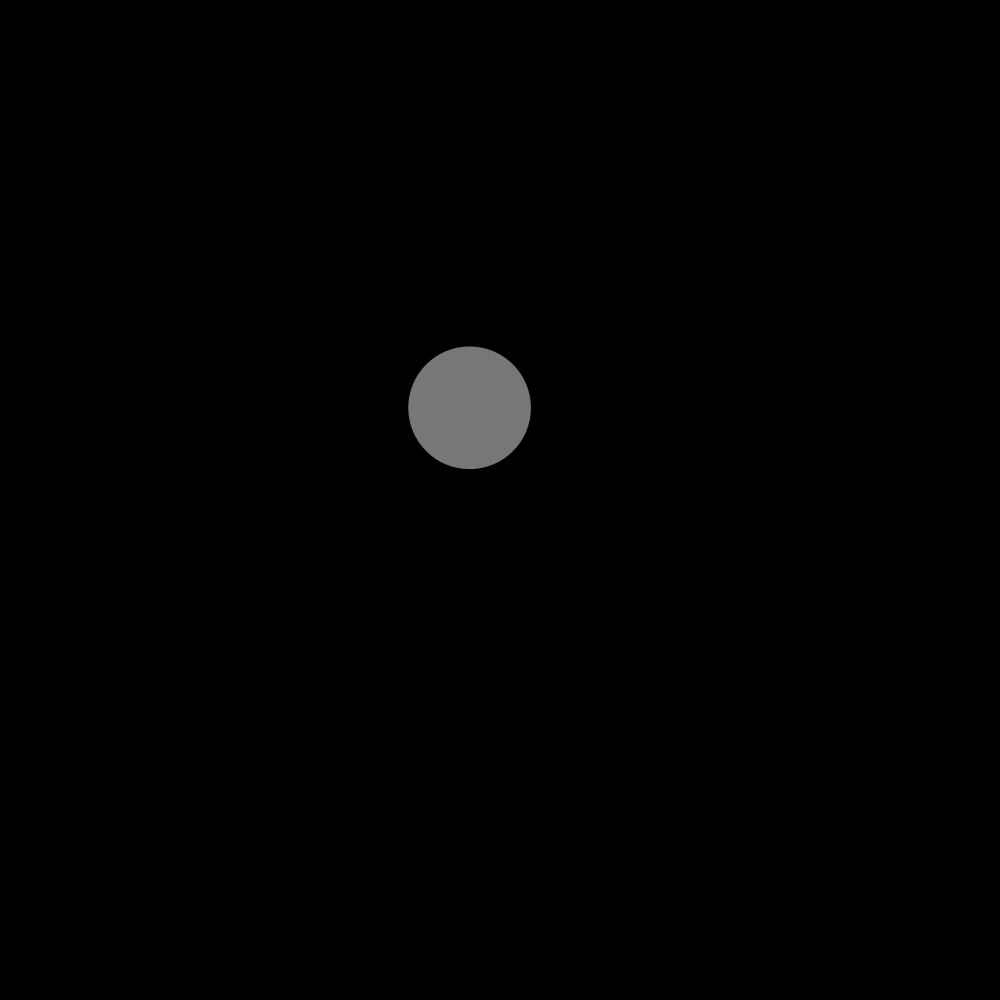
Frame 1 (no input)
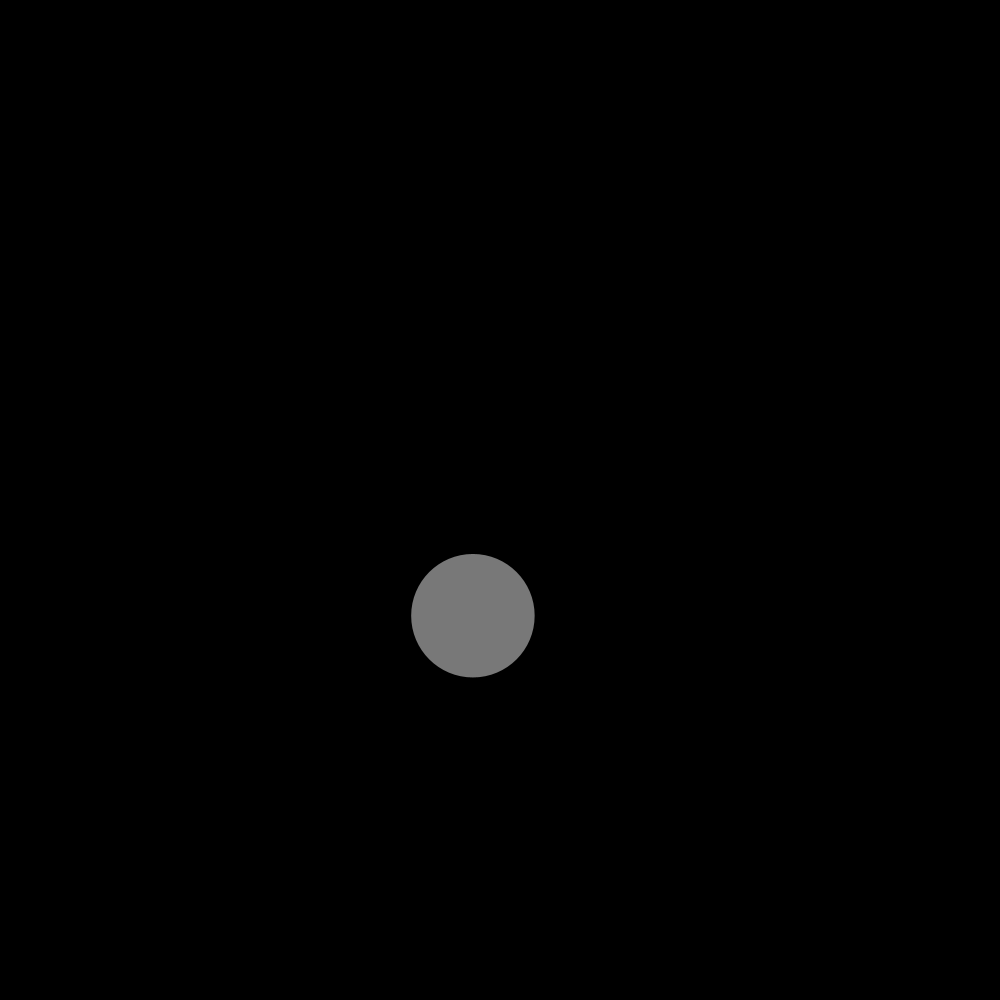
Frame 60 (the mouse pressed at the canvas centre just before this capture)
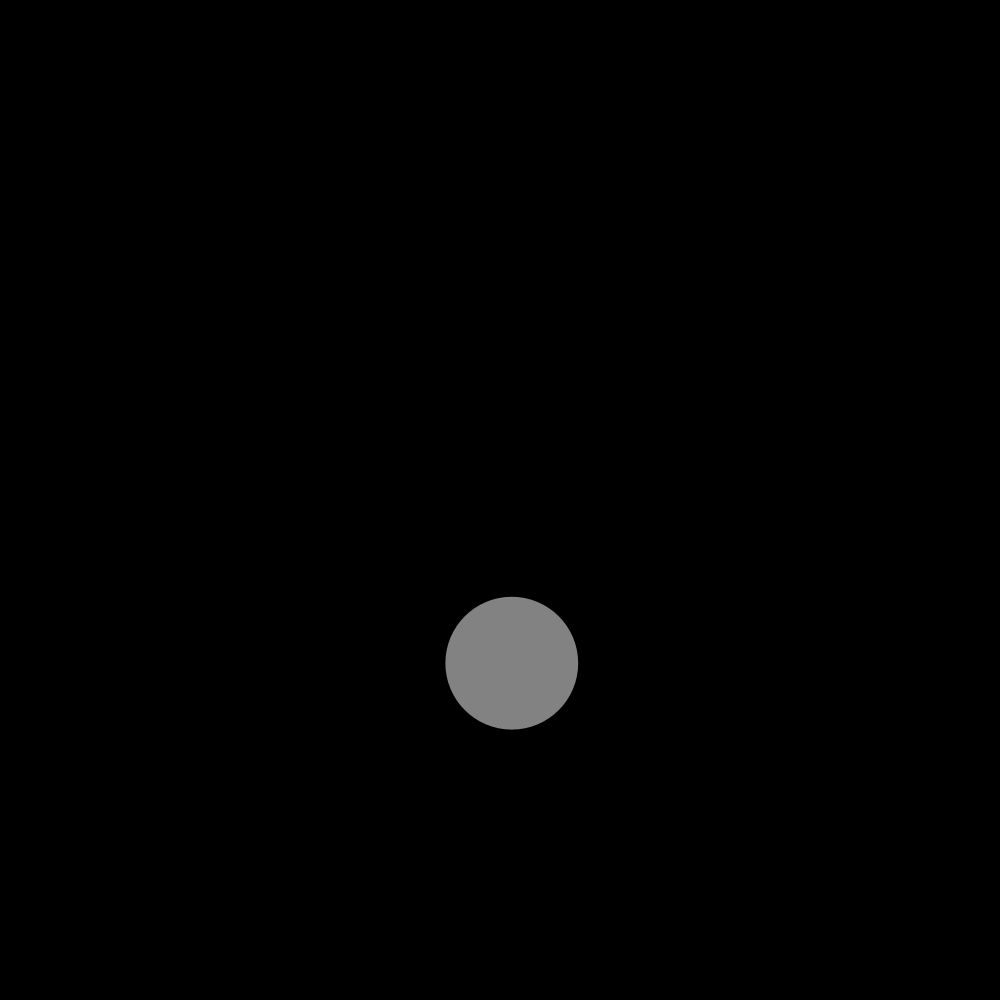
Frame 120 (the mouse held since frame 60 and released just before this capture)

The Processing sketch that drew these frames (run headless with seeded random() and noise(); from frame 60 on, the mouse is pressed at the canvas centre):

// Processing sketch: cc_tut_noise_03
// ── cc_tut_noise_03.pde
float x;
float y;
float radius = 100;
float xoff = 0;
float yoff = 100;
color c;

void setup() {
  size(1000, 1000);
  y = height/2;
  x = width/2;
  c = color(255, 255, 255);
  
  noiseSeed(66666);
}

void draw() {
  background(0);
  
  x = map(noise(xoff), 0, 1, 0, width);
  y = map(noise(yoff), 0, 1, 0, height);
  radius = map(noise(xoff), 0, 1, 10, 250);
  c = color(map(noise(xoff), 0, 1, 0, 255));
  
  xoff = xoff + 0.01;
  yoff = yoff + 0.01;
  
  fill(c);
  noStroke();
  circle(x, y, radius);
}
